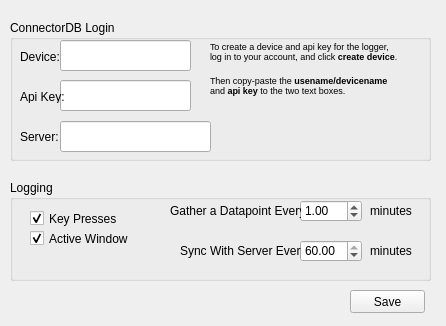
<?xml version="1.0" encoding="UTF-8"?>
<ui version="4.0">
 <class>OptionsWindow</class>
 <widget class="QMainWindow" name="OptionsWindow">
  <property name="geometry">
   <rect>
    <x>0</x>
    <y>0</y>
    <width>446</width>
    <height>326</height>
   </rect>
  </property>
  <property name="windowTitle">
   <string>OptionsWindow</string>
  </property>
  <widget class="QWidget" name="centralWidget">
   <widget class="QGroupBox" name="groupBox">
    <property name="geometry">
     <rect>
      <x>10</x>
      <y>20</y>
      <width>421</width>
      <height>141</height>
     </rect>
    </property>
    <property name="title">
     <string>ConnectorDB Login</string>
    </property>
    <widget class="QLineEdit" name="deviceName">
     <property name="geometry">
      <rect>
       <x>50</x>
       <y>20</y>
       <width>131</width>
       <height>31</height>
      </rect>
     </property>
    </widget>
    <widget class="QLabel" name="label">
     <property name="geometry">
      <rect>
       <x>10</x>
       <y>30</y>
       <width>47</width>
       <height>13</height>
      </rect>
     </property>
     <property name="text">
      <string>Device:</string>
     </property>
    </widget>
    <widget class="QLineEdit" name="apiKey">
     <property name="geometry">
      <rect>
       <x>50</x>
       <y>60</y>
       <width>131</width>
       <height>31</height>
      </rect>
     </property>
    </widget>
    <widget class="QLabel" name="label_2">
     <property name="geometry">
      <rect>
       <x>10</x>
       <y>70</y>
       <width>47</width>
       <height>13</height>
      </rect>
     </property>
     <property name="text">
      <string>Api Key:</string>
     </property>
    </widget>
    <widget class="QLineEdit" name="serverUrl">
     <property name="geometry">
      <rect>
       <x>50</x>
       <y>101</y>
       <width>151</width>
       <height>31</height>
      </rect>
     </property>
    </widget>
    <widget class="QLabel" name="label_3">
     <property name="geometry">
      <rect>
       <x>10</x>
       <y>110</y>
       <width>47</width>
       <height>13</height>
      </rect>
     </property>
     <property name="text">
      <string>Server:</string>
     </property>
    </widget>
    <widget class="QLabel" name="label_4">
     <property name="geometry">
      <rect>
       <x>200</x>
       <y>10</y>
       <width>201</width>
       <height>91</height>
      </rect>
     </property>
     <property name="text">
      <string>&lt;html&gt;&lt;head/&gt;&lt;body&gt;&lt;p&gt;&lt;span style=&quot; font-size:7pt;&quot;&gt;
To create a device and api key for the logger,&lt;br/&gt;
log in to your account, and click &lt;b&gt;create device&lt;/b&gt;.&lt;br/&gt;

&lt;br/&gt;
Then copy-paste the &lt;b&gt;usename/devicename&lt;/b&gt; &lt;br/&gt;
and &lt;b&gt;api key&lt;/b&gt; to the two text boxes.&lt;br/&gt;
&lt;/span&gt;&lt;/p&gt;&lt;/html&gt;</string>
     </property>
    </widget>
   </widget>
   <widget class="QGroupBox" name="groupBox_2">
    <property name="geometry">
     <rect>
      <x>10</x>
      <y>180</y>
      <width>421</width>
      <height>101</height>
     </rect>
    </property>
    <property name="title">
     <string>Logging</string>
    </property>
    <widget class="QCheckBox" name="log_keypresses">
     <property name="geometry">
      <rect>
       <x>20</x>
       <y>30</y>
       <width>121</width>
       <height>17</height>
      </rect>
     </property>
     <property name="text">
      <string>Key Presses</string>
     </property>
     <property name="checked">
      <bool>true</bool>
     </property>
    </widget>
    <widget class="QCheckBox" name="log_activewindow">
     <property name="geometry">
      <rect>
       <x>20</x>
       <y>50</y>
       <width>121</width>
       <height>17</height>
      </rect>
     </property>
     <property name="text">
      <string>Active Window</string>
     </property>
     <property name="checked">
      <bool>true</bool>
     </property>
    </widget>
    <widget class="QDoubleSpinBox" name="datapointFrequency">
     <property name="geometry">
      <rect>
       <x>290</x>
       <y>20</y>
       <width>62</width>
       <height>22</height>
      </rect>
     </property>
     <property name="minimum">
      <double>0.050000000000000</double>
     </property>
     <property name="maximum">
      <double>60.000000000000000</double>
     </property>
     <property name="value">
      <double>1.000000000000000</double>
     </property>
    </widget>
    <widget class="QLabel" name="label_5">
     <property name="geometry">
      <rect>
       <x>160</x>
       <y>20</y>
       <width>131</width>
       <height>21</height>
      </rect>
     </property>
     <property name="text">
      <string>Gather a Datapoint Every </string>
     </property>
    </widget>
    <widget class="QLabel" name="label_6">
     <property name="geometry">
      <rect>
       <x>360</x>
       <y>20</y>
       <width>47</width>
       <height>21</height>
      </rect>
     </property>
     <property name="text">
      <string>minutes</string>
     </property>
    </widget>
    <widget class="QDoubleSpinBox" name="syncFrequency">
     <property name="geometry">
      <rect>
       <x>290</x>
       <y>60</y>
       <width>62</width>
       <height>22</height>
      </rect>
     </property>
     <property name="minimum">
      <double>0.050000000000000</double>
     </property>
     <property name="maximum">
      <double>60.000000000000000</double>
     </property>
     <property name="value">
      <double>60.000000000000000</double>
     </property>
    </widget>
    <widget class="QLabel" name="label_7">
     <property name="geometry">
      <rect>
       <x>170</x>
       <y>60</y>
       <width>121</width>
       <height>21</height>
      </rect>
     </property>
     <property name="text">
      <string>Sync With Server Every </string>
     </property>
    </widget>
    <widget class="QLabel" name="label_8">
     <property name="geometry">
      <rect>
       <x>360</x>
       <y>60</y>
       <width>47</width>
       <height>21</height>
      </rect>
     </property>
     <property name="text">
      <string>minutes</string>
     </property>
    </widget>
   </widget>
   <widget class="QPushButton" name="saveButton">
    <property name="geometry">
     <rect>
      <x>350</x>
      <y>290</y>
      <width>75</width>
      <height>23</height>
     </rect>
    </property>
    <property name="text">
     <string>Save</string>
    </property>
   </widget>
  </widget>
 </widget>
 <layoutdefault spacing="6" margin="11"/>
 <resources/>
 <connections/>
</ui>
